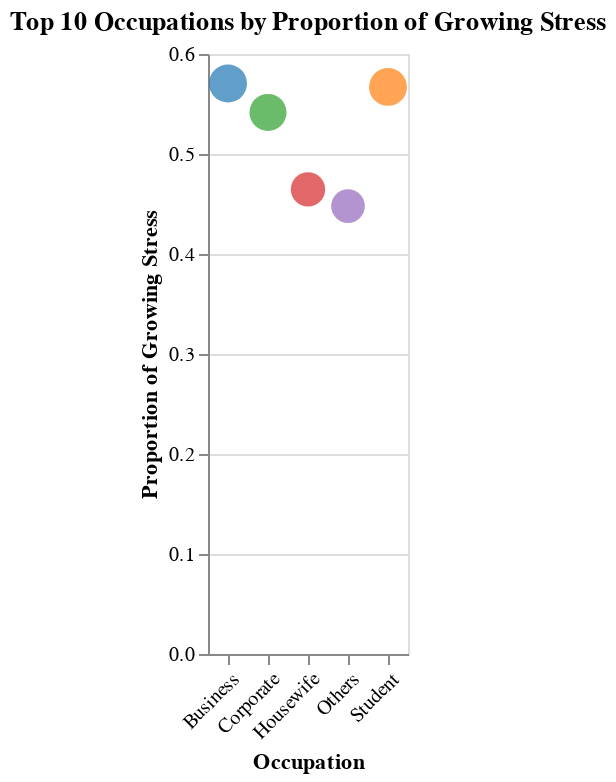

The notebook cell this image was saved under:
### Code cell
# 42. Analyze the data
# a. Calculate and print the top 10 'Occupation' by proportion of 'Growing_Stress'
occupation_stress_prop = df.groupby('Occupation')['Growing_Stress'].mean().reset_index(name='StressProportion')
top_10_occupations = occupation_stress_prop.sort_values('StressProportion', ascending=False).head(10)
print("\nTop 10 Occupations by Proportion of 'Growing_Stress':\n")
print(top_10_occupations.to_markdown(index=False, numalign="left", stralign="left"))

# b.Define a list of colors (you can customize these)
colors = ['#1f77b4', '#ff7f0e', '#2ca02c', '#d62728', '#9467bd', '#8c564b', '#e377c2', '#7f7f7f', '#bcbd22', '#17becf']

# c. Create a color scale using the list
color_scale = alt.Scale(domain=top_10_occupations['Occupation'].unique(), range=colors)


# d. Create the circle chart
chart = alt.Chart(top_10_occupations, title='Top 10 Occupations by Proportion of Growing Stress').mark_circle().encode(
    x=alt.X('Occupation:N', axis=alt.Axis(labelAngle=-45)),  # Adjust labelAngle for readability
    y=alt.Y('StressProportion:Q', axis=alt.Axis(title='Proportion of Growing Stress')),
    size=alt.Size('StressProportion:Q', legend=None),  # Size represents the proportion
    color=alt.Color('Occupation:N', scale=color_scale, legend=None),  # Use the color scale
    tooltip=['Occupation', alt.Tooltip('StressProportion', title='Proportion of Growing Stress', format='%')]
).interactive()

# e. Display the chart
chart.show()

### Figure 1 — Vega-Lite specification as saved in the notebook (floating-point values rounded to 4 significant figures)
{"config": {"view": {"continuousWidth": 300, "continuousHeight": 300}}, "data": {"name": "data-36b8b2a8b020acd9d6a9ee0cea932103"}, "mark": {"type": "circle"}, "encoding": {"color": {"field": "Occupation", "legend": null, "scale": {"domain": ["Business", "Student", "Corporate", "Housewife", "Others"], "range": ["#1f77b4", "#ff7f0e", "#2ca02c", "#d62728", "#9467bd", "#8c564b", "#e377c2", "#7f7f7f", "#bcbd22", "#17becf"]}, "type": "nominal"}, "size": {"field": "StressProportion", "legend": null, "type": "quantitative"}, "tooltip": [{"field": "Occupation", "type": "nominal"}, {"field": "StressProportion", "format": "%", "title": "Proportion of Growing Stress", "type": "quantitative"}], "x": {"axis": {"labelAngle": -45}, "field": "Occupation", "type": "nominal"}, "y": {"axis": {"title": "Proportion of Growing Stress"}, "field": "StressProportion", "type": "quantitative"}}, "params": [{"name": "param_19", "select": {"type": "interval", "encodings": ["x", "y"]}, "bind": "scales"}], "title": "Top 10 Occupations by Proportion of Growing Stress", "$schema": "https://vega.github.io/schema/vega-lite/v5.20.1.json", "datasets": {"data-36b8b2a8b020acd9d6a9ee0cea932103": [{"Occupation": "Business", "StressProportion": 0.5705}, {"Occupation": "Student", "StressProportion": 0.5671}, {"Occupation": "Corporate", "StressProportion": 0.5415}, {"Occupation": "Housewife", "StressProportion": 0.4646}, {"Occupation": "Others", "StressProportion": 0.4479}]}}
